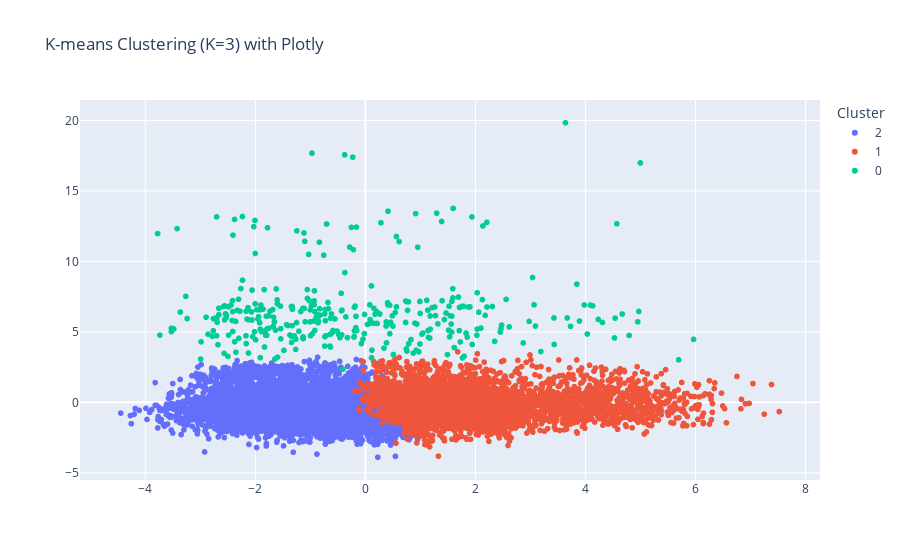

This figure's notebook cell:
### Markdown cell above
### Apply with K-means

### Code cell
# optimal_k = 2  

# Fit KMeans with the optimal number of clusters
kmeans_optimal = KMeans(n_clusters=optimal_k, random_state=1)
cluster_labels_optimal = kmeans_optimal.fit_predict(X)

# Add the cluster labels to the existing dataframe
df['Cluster'] = pd.Series(cluster_labels_optimal)

# Visualize the clustered data in 2D using PCA with plotly
pca = PCA(n_components=2)
X_pca = pca.fit_transform(X)

# Create a new dataframe for visualization
df_visualize = pd.DataFrame(X_pca, columns=['PC1', 'PC2'])
df_visualize['Cluster'] = cluster_labels_optimal.astype(str)

# Visualize the clustered data using plotly
fig = px.scatter(df_visualize, x='PC1', y='PC2', color='Cluster', title=f'K-means Clustering (K={optimal_k}) with Plotly')
fig.update_layout(xaxis_title='', yaxis_title='')  # Remove x and y labels
fig.show()

### Figure 1 — Plotly figure (JSON) as saved in the notebook; plotly's stock layout.template omitted (floating-point values rounded to 4 significant figures; data arrays with more than 128 entries replaced by an {"elided": "..."} marker saying what was removed)
{"data": [{"hovertemplate": "Cluster=2<br>PC1=%{x}<br>PC2=%{y}<extra></extra>", "legendgroup": "2", "marker": {"color": "#636efa", "symbol": "circle"}, "mode": "markers", "name": "2", "showlegend": true, "type": "scattergl", "x": {"elided": "6358 float values"}, "xaxis": "x", "y": {"elided": "6358 float values"}, "yaxis": "y"}, {"hovertemplate": "Cluster=1<br>PC1=%{x}<br>PC2=%{y}<extra></extra>", "legendgroup": "1", "marker": {"color": "#EF553B", "symbol": "circle"}, "mode": "markers", "name": "1", "showlegend": true, "type": "scattergl", "x": {"elided": "3734 float values"}, "xaxis": "x", "y": {"elided": "3734 float values"}, "yaxis": "y"}, {"hovertemplate": "Cluster=0<br>PC1=%{x}<br>PC2=%{y}<extra></extra>", "legendgroup": "0", "marker": {"color": "#00cc96", "symbol": "circle"}, "mode": "markers", "name": "0", "showlegend": true, "type": "scattergl", "x": {"elided": "340 float values"}, "xaxis": "x", "y": {"elided": "340 float values"}, "yaxis": "y"}], "layout": {"legend": {"title": {"text": "Cluster"}, "tracegroupgap": 0}, "title": {"text": "K-means Clustering (K=3) with Plotly"}, "xaxis": {"anchor": "y", "domain": [0, 1], "title": {"text": ""}}, "yaxis": {"anchor": "x", "domain": [0, 1], "title": {"text": ""}}}}
